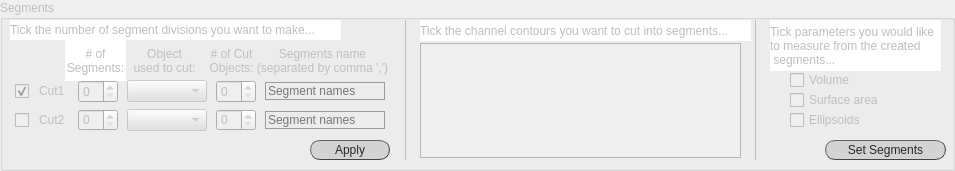
     <widget class="QGroupBox" name="set_segm">
      <property name="enabled">
       <bool>false</bool>
      </property>
      <property name="geometry">
       <rect>
        <x>10</x>
        <y>365</y>
        <width>955</width>
        <height>171</height>
       </rect>
      </property>
      <property name="styleSheet">
       <string notr="true">QGroupBox#set_segm{font: 25 italic 10pt &quot;Calibri Light&quot;;}

</string>
      </property>
      <property name="title">
       <string>Segments</string>
      </property>
      <widget class="QWidget" name="verticalLayoutWidget_3">
       <property name="geometry">
        <rect>
         <x>10</x>
         <y>80</y>
         <width>381</width>
         <height>51</height>
        </rect>
       </property>
       <layout class="QVBoxLayout" name="vLayout_channels_2">
        <item>
         <layout class="QHBoxLayout" name="hLayout_Ch1_2">
          <property name="spacing">
           <number>4</number>
          </property>
          <property name="sizeConstraint">
           <enum>QLayout::SetFixedSize</enum>
          </property>
          <item>
           <widget class="QCheckBox" name="tick_segm1">
            <property name="enabled">
             <bool>false</bool>
            </property>
            <property name="sizePolicy">
             <sizepolicy hsizetype="Fixed" vsizetype="Fixed">
              <horstretch>0</horstretch>
              <verstretch>0</verstretch>
             </sizepolicy>
            </property>
            <property name="minimumSize">
             <size>
              <width>15</width>
              <height>18</height>
             </size>
            </property>
            <property name="maximumSize">
             <size>
              <width>15</width>
              <height>16777215</height>
             </size>
            </property>
            <property name="layoutDirection">
             <enum>Qt::LeftToRight</enum>
            </property>
            <property name="styleSheet">
             <string notr="true">font: 25 10pt &quot;Calibri Light&quot;;</string>
            </property>
            <property name="text">
             <string/>
            </property>
            <property name="checkable">
             <bool>true</bool>
            </property>
            <property name="checked">
             <bool>true</bool>
            </property>
            <property name="tristate">
             <bool>false</bool>
            </property>
           </widget>
          </item>
          <item>
           <widget class="QLabel" name="lab_segm1">
            <property name="sizePolicy">
             <sizepolicy hsizetype="Fixed" vsizetype="Fixed">
              <horstretch>0</horstretch>
              <verstretch>0</verstretch>
             </sizepolicy>
            </property>
            <property name="minimumSize">
             <size>
              <width>30</width>
              <height>18</height>
             </size>
            </property>
            <property name="maximumSize">
             <size>
              <width>30</width>
              <height>16777215</height>
             </size>
            </property>
            <property name="styleSheet">
             <string notr="true">font: 25 10pt &quot;Calibri Light&quot;;</string>
            </property>
            <property name="text">
             <string>Cut1</string>
            </property>
           </widget>
          </item>
          <item>
           <widget class="QSpinBox" name="sB_no_segm1">
            <property name="minimumSize">
             <size>
              <width>40</width>
              <height>0</height>
             </size>
            </property>
            <property name="maximumSize">
             <size>
              <width>40</width>
              <height>16777215</height>
             </size>
            </property>
           </widget>
          </item>
          <item>
           <widget class="QComboBox" name="cB_obj_segm1">
            <property name="minimumSize">
             <size>
              <width>80</width>
              <height>0</height>
             </size>
            </property>
            <property name="maximumSize">
             <size>
              <width>80</width>
              <height>16777215</height>
             </size>
            </property>
            <property name="autoFillBackground">
             <bool>false</bool>
            </property>
            <property name="styleSheet">
             <string notr="true">border-color: rgb(173, 173, 173);
background-color:rgba(225, 225, 225, 180);
font: 25 10pt &quot;Calibri Light&quot;;</string>
            </property>
            <property name="frame">
             <bool>true</bool>
            </property>
           </widget>
          </item>
          <item>
           <widget class="QSpinBox" name="sB_segm_noObj1">
            <property name="minimumSize">
             <size>
              <width>40</width>
              <height>0</height>
             </size>
            </property>
            <property name="maximumSize">
             <size>
              <width>40</width>
              <height>16777215</height>
             </size>
            </property>
           </widget>
          </item>
          <item>
           <widget class="QLineEdit" name="names_segm1">
            <property name="sizePolicy">
             <sizepolicy hsizetype="Fixed" vsizetype="Fixed">
              <horstretch>0</horstretch>
              <verstretch>0</verstretch>
             </sizepolicy>
            </property>
            <property name="minimumSize">
             <size>
              <width>120</width>
              <height>18</height>
             </size>
            </property>
            <property name="maximumSize">
             <size>
              <width>120</width>
              <height>16777215</height>
             </size>
            </property>
            <property name="styleSheet">
             <string notr="true">QLineEdit {background-color: rgba(0,0,0,0);
border: 1px solid rgb(156, 156, 156);
font: 25 10pt &quot;Calibri Light&quot;;
font-family: &quot;Calibri Light&quot;;
}
QLineEdit:focus { border: 1px solid #eb6fbd;}
					</string>
            </property>
            <property name="text">
             <string/>
            </property>
            <property name="maxLength">
             <number>50</number>
            </property>
            <property name="placeholderText">
             <string>Segment names</string>
            </property>
            <property name="clearButtonEnabled">
             <bool>false</bool>
            </property>
           </widget>
          </item>
         </layout>
        </item>
        <item>
         <layout class="QHBoxLayout" name="hLayout_Ch1_3">
          <property name="spacing">
           <number>4</number>
          </property>
          <property name="sizeConstraint">
           <enum>QLayout::SetFixedSize</enum>
          </property>
          <item>
           <widget class="QCheckBox" name="tick_segm2">
            <property name="enabled">
             <bool>false</bool>
            </property>
            <property name="sizePolicy">
             <sizepolicy hsizetype="Fixed" vsizetype="Fixed">
              <horstretch>0</horstretch>
              <verstretch>0</verstretch>
             </sizepolicy>
            </property>
            <property name="minimumSize">
             <size>
              <width>15</width>
              <height>18</height>
             </size>
            </property>
            <property name="maximumSize">
             <size>
              <width>15</width>
              <height>16777215</height>
             </size>
            </property>
            <property name="layoutDirection">
             <enum>Qt::LeftToRight</enum>
            </property>
            <property name="styleSheet">
             <string notr="true">font: 25 10pt &quot;Calibri Light&quot;;</string>
            </property>
            <property name="text">
             <string/>
            </property>
            <property name="checkable">
             <bool>true</bool>
            </property>
            <property name="checked">
             <bool>false</bool>
            </property>
            <property name="tristate">
             <bool>false</bool>
            </property>
           </widget>
          </item>
          <item>
           <widget class="QLabel" name="lab_segm2">
            <property name="enabled">
             <bool>false</bool>
            </property>
            <property name="sizePolicy">
             <sizepolicy hsizetype="Fixed" vsizetype="Fixed">
              <horstretch>0</horstretch>
              <verstretch>0</verstretch>
             </sizepolicy>
            </property>
            <property name="minimumSize">
             <size>
              <width>30</width>
              <height>18</height>
             </size>
            </property>
            <property name="maximumSize">
             <size>
              <width>30</width>
              <height>16777215</height>
             </size>
            </property>
            <property name="styleSheet">
             <string notr="true">font: 25 10pt &quot;Calibri Light&quot;;</string>
            </property>
            <property name="text">
             <string>Cut2</string>
            </property>
           </widget>
          </item>
          <item>
           <widget class="QSpinBox" name="sB_no_segm2">
            <property name="minimumSize">
             <size>
              <width>40</width>
              <height>0</height>
             </size>
            </property>
            <property name="maximumSize">
             <size>
              <width>40</width>
              <height>16777215</height>
             </size>
            </property>
           </widget>
          </item>
          <item>
           <widget class="QComboBox" name="cB_obj_segm2">
            <property name="enabled">
             <bool>false</bool>
            </property>
            <property name="minimumSize">
             <size>
              <width>80</width>
              <height>0</height>
             </size>
            </property>
            <property name="maximumSize">
             <size>
              <width>80</width>
              <height>16777215</height>
             </size>
            </property>
            <property name="autoFillBackground">
             <bool>false</bool>
            </property>
            <property name="styleSheet">
             <string notr="true">border-color: rgb(173, 173, 173);
background-color:rgba(225, 225, 225, 180);
font: 25 10pt &quot;Calibri Light&quot;;</string>
            </property>
            <property name="frame">
             <bool>true</bool>
            </property>
           </widget>
          </item>
          <item>
           <widget class="QSpinBox" name="sB_segm_noObj2">
            <property name="minimumSize">
             <size>
              <width>40</width>
              <height>0</height>
             </size>
            </property>
            <property name="maximumSize">
             <size>
              <width>40</width>
              <height>16777215</height>
             </size>
            </property>
           </widget>
          </item>
          <item>
           <widget class="QLineEdit" name="names_segm2">
            <property name="sizePolicy">
             <sizepolicy hsizetype="Fixed" vsizetype="Fixed">
              <horstretch>0</horstretch>
              <verstretch>0</verstretch>
             </sizepolicy>
            </property>
            <property name="minimumSize">
             <size>
              <width>120</width>
              <height>18</height>
             </size>
            </property>
            <property name="maximumSize">
             <size>
              <width>120</width>
              <height>16777215</height>
             </size>
            </property>
            <property name="styleSheet">
             <string notr="true">QLineEdit {background-color: rgba(0,0,0,0);
border: 1px solid rgb(156, 156, 156);
font: 25 10pt &quot;Calibri Light&quot;;
font-family: &quot;Calibri Light&quot;;
}
QLineEdit:focus { border: 1px solid #eb6fbd;}
					</string>
            </property>
            <property name="text">
             <string/>
            </property>
            <property name="maxLength">
             <number>50</number>
            </property>
            <property name="placeholderText">
             <string>Segment names</string>
            </property>
            <property name="clearButtonEnabled">
             <bool>false</bool>
            </property>
           </widget>
          </item>
         </layout>
        </item>
       </layout>
      </widget>
      <widget class="QLabel" name="lab_no_ch_12">
       <property name="geometry">
        <rect>
         <x>10</x>
         <y>20</y>
         <width>331</width>
         <height>20</height>
        </rect>
       </property>
       <property name="styleSheet">
        <string notr="true">font: bold 10pt &quot;Calibri&quot;;
background-color: rgb(255, 255, 255);</string>
       </property>
       <property name="text">
        <string>Tick the number of segment divisions you want to make...</string>
       </property>
       <property name="alignment">
        <set>Qt::AlignLeading|Qt::AlignLeft|Qt::AlignVCenter</set>
       </property>
      </widget>
      <widget class="QLabel" name="lab_no_ch_13">
       <property name="geometry">
        <rect>
         <x>65</x>
         <y>40</y>
         <width>61</width>
         <height>41</height>
        </rect>
       </property>
       <property name="styleSheet">
        <string notr="true">font: 25 9pt &quot;Calibri Light&quot;;
background-color: rgb(255, 255, 255);</string>
       </property>
       <property name="text">
        <string># of
Segments:</string>
       </property>
       <property name="alignment">
        <set>Qt::AlignCenter</set>
       </property>
      </widget>
      <widget class="QLabel" name="lab_proj_name_5">
       <property name="geometry">
        <rect>
         <x>206</x>
         <y>40</y>
         <width>51</width>
         <height>41</height>
        </rect>
       </property>
       <property name="styleSheet">
        <string notr="true">font: 25 9pt &quot;Calibri Light&quot;;</string>
       </property>
       <property name="text">
        <string># of Cut
Objects:</string>
       </property>
       <property name="alignment">
        <set>Qt::AlignCenter</set>
       </property>
      </widget>
      <widget class="QLabel" name="lab_no_segm_2">
       <property name="geometry">
        <rect>
         <x>134</x>
         <y>40</y>
         <width>61</width>
         <height>41</height>
        </rect>
       </property>
       <property name="styleSheet">
        <string notr="true">font: 25 9pt &quot;Calibri Light&quot;;</string>
       </property>
       <property name="text">
        <string>Object
used to cut:</string>
       </property>
       <property name="alignment">
        <set>Qt::AlignCenter</set>
       </property>
      </widget>
      <widget class="QLabel" name="lab_no_ch_8">
       <property name="geometry">
        <rect>
         <x>420</x>
         <y>20</y>
         <width>331</width>
         <height>21</height>
        </rect>
       </property>
       <property name="styleSheet">
        <string notr="true">font: bold 10pt &quot;Calibri&quot;;
background-color: rgb(255, 255, 255);</string>
       </property>
       <property name="text">
        <string>Tick the channel contours you want to cut into segments...</string>
       </property>
       <property name="alignment">
        <set>Qt::AlignLeading|Qt::AlignLeft|Qt::AlignVCenter</set>
       </property>
      </widget>
      <widget class="QLabel" name="lab_proj_name_6">
       <property name="geometry">
        <rect>
         <x>257</x>
         <y>40</y>
         <width>131</width>
         <height>41</height>
        </rect>
       </property>
       <property name="styleSheet">
        <string notr="true">font: 25 9pt &quot;Calibri Light&quot;;</string>
       </property>
       <property name="text">
        <string>Segments name
(separated by comma ',')</string>
       </property>
       <property name="alignment">
        <set>Qt::AlignCenter</set>
       </property>
      </widget>
      <widget class="QTableWidget" name="tabW_segm">
       <property name="geometry">
        <rect>
         <x>420</x>
         <y>43</y>
         <width>321</width>
         <height>115</height>
        </rect>
       </property>
       <property name="sizePolicy">
        <sizepolicy hsizetype="Fixed" vsizetype="Fixed">
         <horstretch>0</horstretch>
         <verstretch>0</verstretch>
        </sizepolicy>
       </property>
       <property name="styleSheet">
        <string notr="true">font: 25 8pt &quot;Calibri Light&quot;;</string>
       </property>
       <property name="verticalScrollBarPolicy">
        <enum>Qt::ScrollBarAsNeeded</enum>
       </property>
       <property name="horizontalScrollBarPolicy">
        <enum>Qt::ScrollBarAsNeeded</enum>
       </property>
       <property name="sizeAdjustPolicy">
        <enum>QAbstractScrollArea::AdjustToContentsOnFirstShow</enum>
       </property>
      </widget>
      <widget class="QLabel" name="lab_no_ch_14">
       <property name="geometry">
        <rect>
         <x>770</x>
         <y>20</y>
         <width>171</width>
         <height>51</height>
        </rect>
       </property>
       <property name="styleSheet">
        <string notr="true">font: bold 10pt &quot;Calibri&quot;;
background-color: rgb(255, 255, 255);</string>
       </property>
       <property name="text">
        <string>Tick parameters you would like
to measure from the created
 segments...</string>
       </property>
       <property name="alignment">
        <set>Qt::AlignLeading|Qt::AlignLeft|Qt::AlignVCenter</set>
       </property>
      </widget>
      <widget class="QCheckBox" name="cB_volume_segm">
       <property name="geometry">
        <rect>
         <x>790</x>
         <y>70</y>
         <width>71</width>
         <height>20</height>
        </rect>
       </property>
       <property name="layoutDirection">
        <enum>Qt::LeftToRight</enum>
       </property>
       <property name="styleSheet">
        <string notr="true">font: 25 10pt &quot;Calibri Light&quot;;</string>
       </property>
       <property name="text">
        <string>Volume</string>
       </property>
       <property name="checked">
        <bool>false</bool>
       </property>
      </widget>
      <widget class="QCheckBox" name="cB_area_segm">
       <property name="geometry">
        <rect>
         <x>790</x>
         <y>90</y>
         <width>101</width>
         <height>20</height>
        </rect>
       </property>
       <property name="layoutDirection">
        <enum>Qt::LeftToRight</enum>
       </property>
       <property name="styleSheet">
        <string notr="true">font: 25 10pt &quot;Calibri Light&quot;;</string>
       </property>
       <property name="text">
        <string>Surface area</string>
       </property>
      </widget>
      <widget class="Line" name="line_10">
       <property name="geometry">
        <rect>
         <x>395</x>
         <y>20</y>
         <width>21</width>
         <height>140</height>
        </rect>
       </property>
       <property name="styleSheet">
        <string notr="true">color:rgb(188, 188, 188)</string>
       </property>
       <property name="frameShadow">
        <enum>QFrame::Plain</enum>
       </property>
       <property name="midLineWidth">
        <number>2</number>
       </property>
       <property name="orientation">
        <enum>Qt::Vertical</enum>
       </property>
      </widget>
      <widget class="Line" name="line_11">
       <property name="geometry">
        <rect>
         <x>745</x>
         <y>20</y>
         <width>21</width>
         <height>140</height>
        </rect>
       </property>
       <property name="styleSheet">
        <string notr="true">color:rgb(188, 188, 188)</string>
       </property>
       <property name="frameShadow">
        <enum>QFrame::Plain</enum>
       </property>
       <property name="midLineWidth">
        <number>2</number>
       </property>
       <property name="orientation">
        <enum>Qt::Vertical</enum>
       </property>
      </widget>
      <widget class="QPushButton" name="button_set_segm">
       <property name="geometry">
        <rect>
         <x>825</x>
         <y>140</y>
         <width>121</width>
         <height>20</height>
        </rect>
       </property>
       <property name="autoFillBackground">
        <bool>false</bool>
       </property>
       <property name="styleSheet">
        <string notr="true">QPushButton{border-radius:10px;
border-width: 1px;
border-style: outset;
border-color: rgb(66, 66, 66);
background-color: rgb(211, 211, 211);
color: rgb(39, 39, 39);
font: 10pt &quot;Calibri Light&quot;;}

QPushButton:hover{
background-color: #eb6fbd;
border-color: #672146
}</string>
       </property>
       <property name="text">
        <string>Set Segments</string>
       </property>
       <property name="checkable">
        <bool>true</bool>
       </property>
      </widget>
      <widget class="QPushButton" name="apply_segm">
       <property name="geometry">
        <rect>
         <x>310</x>
         <y>140</y>
         <width>80</width>
         <height>20</height>
        </rect>
       </property>
       <property name="autoFillBackground">
        <bool>false</bool>
       </property>
       <property name="styleSheet">
        <string notr="true">QPushButton{border-radius:10px;
border-width: 1px;
border-style: outset;
border-color: rgb(66, 66, 66);
background-color: rgb(211, 211, 211);
color: rgb(39, 39, 39);
font: 10pt &quot;Calibri Light&quot;;}

QPushButton:hover{
background-color: #eb6fbd;
border-color: #672146
}</string>
       </property>
       <property name="text">
        <string>Apply</string>
       </property>
       <property name="checkable">
        <bool>true</bool>
       </property>
      </widget>
      <widget class="QCheckBox" name="cB_ellip_segm">
       <property name="geometry">
        <rect>
         <x>790</x>
         <y>110</y>
         <width>101</width>
         <height>20</height>
        </rect>
       </property>
       <property name="layoutDirection">
        <enum>Qt::LeftToRight</enum>
       </property>
       <property name="styleSheet">
        <string notr="true">font: 25 10pt &quot;Calibri Light&quot;;</string>
       </property>
       <property name="text">
        <string>Ellipsoids</string>
       </property>
      </widget>
      <zorder>line_10</zorder>
      <zorder>lab_proj_name_6</zorder>
      <zorder>lab_no_segm_2</zorder>
      <zorder>lab_no_ch_13</zorder>
      <zorder>lab_proj_name_5</zorder>
      <zorder>verticalLayoutWidget_3</zorder>
      <zorder>lab_no_ch_12</zorder>
      <zorder>lab_no_ch_8</zorder>
      <zorder>tabW_segm</zorder>
      <zorder>lab_no_ch_14</zorder>
      <zorder>cB_volume_segm</zorder>
      <zorder>cB_area_segm</zorder>
      <zorder>line_11</zorder>
      <zorder>button_set_segm</zorder>
      <zorder>apply_segm</zorder>
      <zorder>cB_ellip_segm</zorder>
     </widget>
